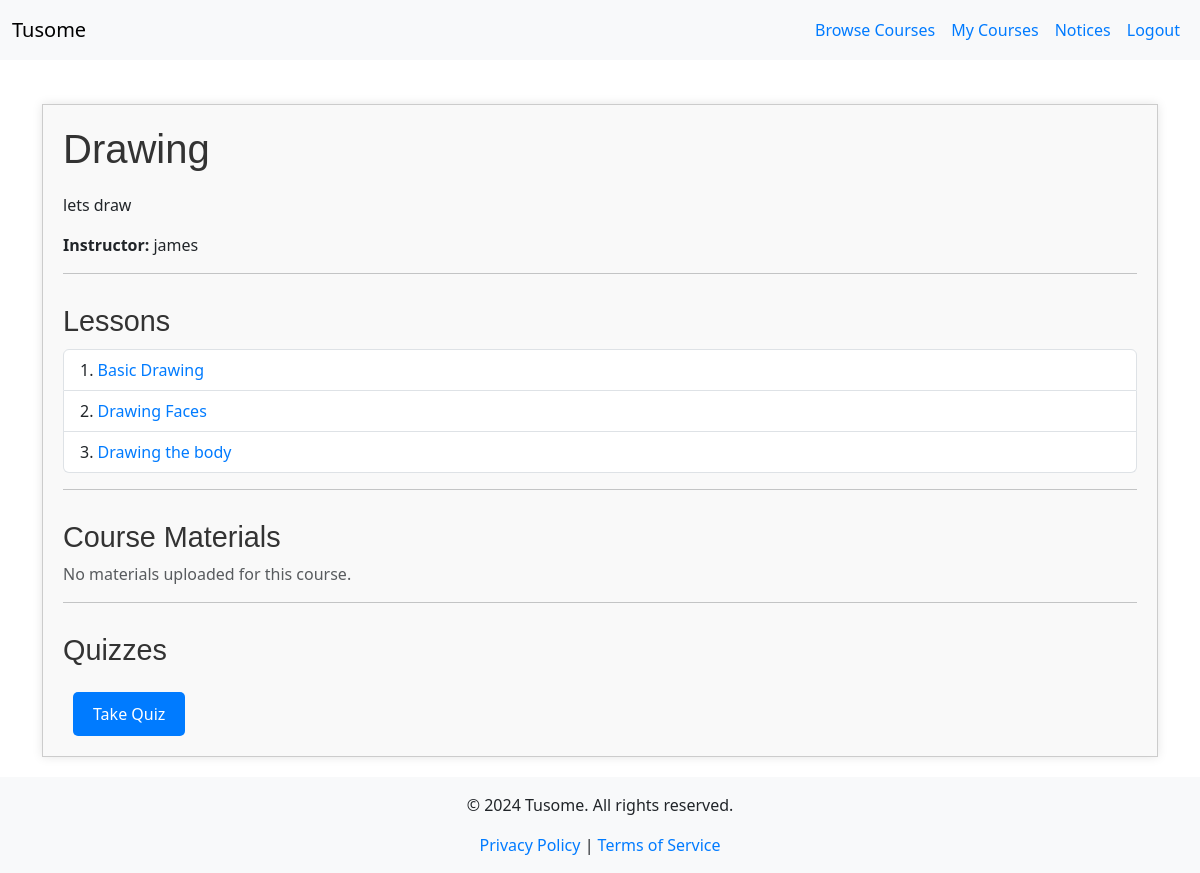
/course/1 (signed in), run on the app's committed database.
### models.py (models this page shows, shortened)
class Course(db.Model):
    id = db.Column(db.Integer, primary_key=True)
    title = db.Column(db.String(200), nullable=False)
    description = db.Column(db.Text, nullable=False)
    is_featured = db.Column(db.Boolean, default=False)
    instructor_id = db.Column(db.Integer, db.ForeignKey('instructor.id'), nullable=False)
    instructor = db.relationship('Instructor', back_populates='courses')
    lessons = db.relationship('Lesson', back_populates='course', lazy=True)
    quizzes = db.relationship('Quiz', back_populates='course', lazy=True)
    materials = db.relationship('CourseMaterial', back_populates='course', lazy=True)
    enrollments = db.relationship('Enrollment', back_populates='course', lazy=True)
    submissions = db.relationship('Submission', back_populates='course', lazy=True)

class User(UserMixin, db.Model):
    id = db.Column(db.Integer, primary_key=True)
    username = db.Column(db.String(150), unique=True, nullable=False)
    password = db.Column(db.String(150), nullable=False)
    role = db.Column(db.Enum(RoleEnum), nullable=False)  # Using Enum for roles
    instructor = db.relationship('Instructor', back_populates='user', uselist=False)
    student = db.relationship('Student', back_populates='user', uselist=False)

class Lesson(db.Model):
    id = db.Column(db.Integer, primary_key=True)
    title = db.Column(db.String(200), nullable=False)
    content = db.Column(db.Text, nullable=False)
    slug = db.Column(db.String(100), unique=True, nullable=False)  # Use this for the URL
    course_id = db.Column(db.Integer, db.ForeignKey('course.id'), nullable=False)
    course = db.relationship('Course', back_populates='lessons')

class Quiz(db.Model):
    id = db.Column(db.Integer, primary_key=True)
    course_id = db.Column(db.Integer, db.ForeignKey('course.id'), nullable=False)
    title = db.Column(db.String(200), nullable=False)
    status = db.Column(db.String(20), nullable=False)
    course = db.relationship('Course', back_populates='quizzes')
    questions = db.relationship('Question', back_populates='quiz', lazy=True)
    quiz_submissions = db.relationship('QuizSubmission', back_populates='quiz', lazy=True)

### app.py (the view, shortened to what this page needs)
@app.route('/course/<int:course_id>')
@login_required
def course_details(course_id):
    course = Course.query.get_or_404(course_id)
    if current_user.role == RoleEnum.STUDENT:
        enrollment = Enrollment.query.filter_by(student_id=current_user.student.id, course_id=course_id).first()
        if not enrollment:
            flash('You are not enrolled in this course.', 'danger')
            return redirect(url_for('browse_courses'))
        lessons = course.lessons
        materials = course.materials
        quizzes = course.quizzes
        return render_template('course_details.html', course=course, lessons=lessons, materials=materials, quizzes=quizzes)
    else:
        flash('Access denied.', 'danger')
        abort(403)

### app.py (called while the page is built)
@app.context_processor
def inject_current_year():
    return {'current_year': datetime.utcnow().year}

@login_manager.user_loader
def load_user(user_id):
    return User.query.get(int(user_id))

@app.context_processor
def inject_roleenum():
    return dict(RoleEnum=RoleEnum)

### templates/course_details.html (shortened to what this page needs)
{% extends "base.html" %}
{% block content %}
<div class="course-container">
    <h2>{{ course.title }}</h2>
    <p>{{ course.description }}</p>
    <p><strong>Instructor:</strong> {{ course.instructor.user.username }}</p>
    <hr>
    <h3>Lessons</h3>
    {% if course.lessons %}
      <ul class="list-group">
        {% for lesson in course.lessons %}
          <li class="list-group-item d-flex justify-content-between align-items-center">
            <span>{{ loop.index }}. <a href="{{ url_for('lesson_detail', slug=lesson.slug) }}">{{ lesson.title }}</a></span>
          </li>
        {% endfor %}
      </ul>
    {% else %}
      <p class="text-muted">No lessons available for this course.</p>
    {% endif %}
    <hr>
    <h3>Course Materials</h3>
    {% if materials %}
      <ul class="list-group">
        {% for material in materials %}
          <li class="list-group-item d-flex justify-content-between align-items-center">
            <span>{{ material.filename }} ({{ material.size }} KB)</span>
            <a href="{{ url_for('download_material', material_id=material.id) }}" class="btn btn-secondary btn-sm">Download</a>
          </li>
        {% endfor %}
      </ul>
    {% else %}
      <p class="text-muted">No materials uploaded for this course.</p>
    {% endif %}
    <hr>
    <h3>Quizzes</h3>
    {% if current_user.is_authenticated and current_user.role == RoleEnum.STUDENT %}
      {% for quiz in quizzes %}
          <a href="{{ url_for('take_quiz', course_id=course.id, quiz_id=quiz.id) }}" class="btn btn-success mt-3">Take Quiz</a>
      {% endfor %}
    {% endif %}
</div>
{% endblock %}

### static/css/style.css (style rules this page uses)
.btn { padding: 10px 20px; border: none; border-radius: 5px; color: white; background-color: #007BFF; text-decoration: none; display: inline-block; transition: background-color 0.3s; }
h1, h2, h3 { color: #333; font-family: 'Arial', sans-serif; }
a { color: #007BFF; text-decoration: none; }
.course-container { max-width: 1500px; margin: 20px auto; padding: 20px; border: 1px solid #ccc; box-shadow: 0 0 10px rgba(0, 0, 0, 0.1); background: #f9f9f9; }
.course-container h2 { font-size: 2.5em; margin-bottom: 20px; }
.course-container h3 { font-size: 1.8em; margin-top: 30px; }
.course-container .list-group { margin-top: 10px; }
.course-container .btn { margin-left: 10px; }
html, body { height: 100%; margin: 0; }
body { display: flex; flex-direction: column; }

### templates/base.html (style rules this page uses)
html, body { height: 100%; margin: 0; }
body { display: flex; flex-direction: column; }

### data on the page
Course: title "Drawing", description "lets draw"
User: instructor.user.username "james"
Lesson: title "Basic Drawing"
Lesson: title "Drawing Faces"
Lesson: title "Drawing the body"
